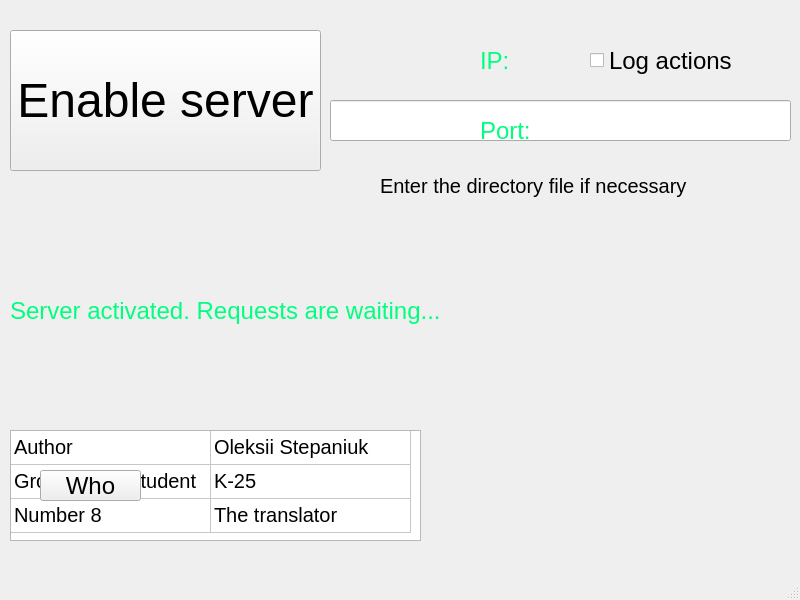
<?xml version="1.0" encoding="UTF-8"?>
<ui version="4.0">
 <class>Server_Interface</class>
 <widget class="QMainWindow" name="Server_Interface">
  <property name="geometry">
   <rect>
    <x>0</x>
    <y>0</y>
    <width>800</width>
    <height>600</height>
   </rect>
  </property>
  <property name="windowTitle">
   <string>Server_Interface</string>
  </property>
  <widget class="QWidget" name="centralwidget">
   <widget class="QPushButton" name="Activation">
    <property name="geometry">
     <rect>
      <x>10</x>
      <y>30</y>
      <width>311</width>
      <height>141</height>
     </rect>
    </property>
    <property name="font">
     <font>
      <family>Segoe UI</family>
      <pointsize>36</pointsize>
     </font>
    </property>
    <property name="toolTip">
     <string>&lt;html&gt;&lt;head/&gt;&lt;body&gt;&lt;p&gt;&lt;br/&gt;&lt;/p&gt;&lt;/body&gt;&lt;/html&gt;</string>
    </property>
    <property name="whatsThis">
     <string>&lt;html&gt;&lt;head/&gt;&lt;body&gt;&lt;p&gt;&lt;br/&gt;&lt;/p&gt;&lt;/body&gt;&lt;/html&gt;</string>
    </property>
    <property name="text">
     <string>Enable server</string>
    </property>
   </widget>
   <widget class="QCheckBox" name="Log">
    <property name="geometry">
     <rect>
      <x>590</x>
      <y>20</y>
      <width>191</width>
      <height>81</height>
     </rect>
    </property>
    <property name="font">
     <font>
      <pointsize>18</pointsize>
     </font>
    </property>
    <property name="text">
     <string>Log actions</string>
    </property>
    <property name="tristate">
     <bool>false</bool>
    </property>
   </widget>
   <widget class="QTableWidget" name="Information">
    <property name="geometry">
     <rect>
      <x>10</x>
      <y>430</y>
      <width>411</width>
      <height>111</height>
     </rect>
    </property>
    <property name="alternatingRowColors">
     <bool>false</bool>
    </property>
    <property name="showGrid">
     <bool>true</bool>
    </property>
    <property name="gridStyle">
     <enum>Qt::SolidLine</enum>
    </property>
    <property name="sortingEnabled">
     <bool>false</bool>
    </property>
    <property name="rowCount">
     <number>3</number>
    </property>
    <property name="columnCount">
     <number>2</number>
    </property>
    <attribute name="horizontalHeaderVisible">
     <bool>false</bool>
    </attribute>
    <attribute name="horizontalHeaderMinimumSectionSize">
     <number>28</number>
    </attribute>
    <attribute name="horizontalHeaderDefaultSectionSize">
     <number>200</number>
    </attribute>
    <attribute name="horizontalHeaderHighlightSections">
     <bool>true</bool>
    </attribute>
    <attribute name="verticalHeaderVisible">
     <bool>false</bool>
    </attribute>
    <attribute name="verticalHeaderDefaultSectionSize">
     <number>34</number>
    </attribute>
    <attribute name="verticalHeaderHighlightSections">
     <bool>true</bool>
    </attribute>
    <row/>
    <row/>
    <row/>
    <column/>
    <column/>
    <item row="0" column="0">
     <property name="text">
      <string>Author</string>
     </property>
     <property name="font">
      <font>
       <pointsize>15</pointsize>
      </font>
     </property>
     <property name="flags">
      <set>ItemIsDragEnabled|ItemIsDropEnabled|ItemIsUserCheckable|ItemIsEnabled</set>
     </property>
    </item>
    <item row="0" column="1">
     <property name="text">
      <string>Oleksii Stepaniuk</string>
     </property>
     <property name="font">
      <font>
       <pointsize>15</pointsize>
      </font>
     </property>
     <property name="flags">
      <set>ItemIsDragEnabled|ItemIsDropEnabled|ItemIsUserCheckable|ItemIsEnabled</set>
     </property>
    </item>
    <item row="1" column="0">
     <property name="text">
      <string>Group of the student</string>
     </property>
     <property name="font">
      <font>
       <pointsize>15</pointsize>
      </font>
     </property>
     <property name="flags">
      <set>ItemIsDragEnabled|ItemIsDropEnabled|ItemIsUserCheckable|ItemIsEnabled</set>
     </property>
    </item>
    <item row="1" column="1">
     <property name="text">
      <string>K-25</string>
     </property>
     <property name="font">
      <font>
       <pointsize>15</pointsize>
      </font>
     </property>
     <property name="flags">
      <set>ItemIsDragEnabled|ItemIsDropEnabled|ItemIsUserCheckable|ItemIsEnabled</set>
     </property>
    </item>
    <item row="2" column="0">
     <property name="text">
      <string>Number 8</string>
     </property>
     <property name="font">
      <font>
       <pointsize>15</pointsize>
      </font>
     </property>
     <property name="flags">
      <set>ItemIsDragEnabled|ItemIsDropEnabled|ItemIsUserCheckable|ItemIsEnabled</set>
     </property>
    </item>
    <item row="2" column="1">
     <property name="text">
      <string>The translator</string>
     </property>
     <property name="font">
      <font>
       <pointsize>15</pointsize>
      </font>
     </property>
     <property name="flags">
      <set>ItemIsDragEnabled|ItemIsDropEnabled|ItemIsUserCheckable|ItemIsEnabled</set>
     </property>
    </item>
   </widget>
   <widget class="QPushButton" name="Who_is_student">
    <property name="geometry">
     <rect>
      <x>40</x>
      <y>470</y>
      <width>101</width>
      <height>31</height>
     </rect>
    </property>
    <property name="font">
     <font>
      <pointsize>18</pointsize>
     </font>
    </property>
    <property name="text">
     <string>Who</string>
    </property>
   </widget>
   <widget class="QLineEdit" name="File">
    <property name="geometry">
     <rect>
      <x>330</x>
      <y>100</y>
      <width>461</width>
      <height>41</height>
     </rect>
    </property>
    <property name="font">
     <font>
      <pointsize>18</pointsize>
     </font>
    </property>
    <property name="toolTip">
     <string>&lt;html&gt;&lt;head/&gt;&lt;body&gt;&lt;p&gt;If such file does not exist, it will be created&lt;/p&gt;&lt;/body&gt;&lt;/html&gt;</string>
    </property>
    <property name="text">
     <string/>
    </property>
    <property name="frame">
     <bool>true</bool>
    </property>
    <property name="echoMode">
     <enum>QLineEdit::Normal</enum>
    </property>
    <property name="cursorPosition">
     <number>0</number>
    </property>
    <property name="dragEnabled">
     <bool>false</bool>
    </property>
   </widget>
   <widget class="QLabel" name="Text_to_file">
    <property name="geometry">
     <rect>
      <x>380</x>
      <y>170</y>
      <width>321</width>
      <height>31</height>
     </rect>
    </property>
    <property name="font">
     <font>
      <pointsize>15</pointsize>
     </font>
    </property>
    <property name="text">
     <string>Enter the directory file if necessary</string>
    </property>
   </widget>
   <widget class="QLabel" name="Activating">
    <property name="geometry">
     <rect>
      <x>10</x>
      <y>270</y>
      <width>781</width>
      <height>81</height>
     </rect>
    </property>
    <property name="font">
     <font>
      <pointsize>18</pointsize>
     </font>
    </property>
    <property name="styleSheet">
     <string notr="true">color: rgb(0, 255, 127);</string>
    </property>
    <property name="text">
     <string>Server activated. Requests are waiting...</string>
    </property>
   </widget>
   <widget class="QLabel" name="IP">
    <property name="geometry">
     <rect>
      <x>480</x>
      <y>20</y>
      <width>271</width>
      <height>81</height>
     </rect>
    </property>
    <property name="font">
     <font>
      <pointsize>18</pointsize>
     </font>
    </property>
    <property name="styleSheet">
     <string notr="true">color: rgb(0, 255, 127);</string>
    </property>
    <property name="text">
     <string>IP:</string>
    </property>
   </widget>
   <widget class="QLabel" name="Port">
    <property name="geometry">
     <rect>
      <x>480</x>
      <y>90</y>
      <width>271</width>
      <height>81</height>
     </rect>
    </property>
    <property name="font">
     <font>
      <pointsize>18</pointsize>
     </font>
    </property>
    <property name="styleSheet">
     <string notr="true">color: rgb(0, 255, 127);</string>
    </property>
    <property name="text">
     <string>Port:</string>
    </property>
   </widget>
  </widget>
  <widget class="QMenuBar" name="menubar">
   <property name="geometry">
    <rect>
     <x>0</x>
     <y>0</y>
     <width>800</width>
     <height>21</height>
    </rect>
   </property>
  </widget>
  <widget class="QStatusBar" name="statusbar"/>
 </widget>
 <resources/>
 <connections>
  <connection>
   <sender>Activation</sender>
   <signal>released()</signal>
   <receiver>Server_Interface</receiver>
   <slot>EnableServer()</slot>
   <hints>
    <hint type="sourcelabel">
     <x>165</x>
     <y>121</y>
    </hint>
    <hint type="destinationlabel">
     <x>399</x>
     <y>299</y>
    </hint>
   </hints>
  </connection>
  <connection>
   <sender>Log</sender>
   <signal>stateChanged(int)</signal>
   <receiver>Server_Interface</receiver>
   <slot>CheckLog()</slot>
   <hints>
    <hint type="sourcelabel">
     <x>685</x>
     <y>81</y>
    </hint>
    <hint type="destinationlabel">
     <x>399</x>
     <y>299</y>
    </hint>
   </hints>
  </connection>
  <connection>
   <sender>Who_is_student</sender>
   <signal>released()</signal>
   <receiver>Who_is_student</receiver>
   <slot>hide()</slot>
   <hints>
    <hint type="sourcelabel">
     <x>80</x>
     <y>526</y>
    </hint>
    <hint type="destinationlabel">
     <x>80</x>
     <y>526</y>
    </hint>
   </hints>
  </connection>
  <connection>
   <sender>Who_is_student</sender>
   <signal>released()</signal>
   <receiver>Information</receiver>
   <slot>show()</slot>
   <hints>
    <hint type="sourcelabel">
     <x>80</x>
     <y>526</y>
    </hint>
    <hint type="destinationlabel">
     <x>215</x>
     <y>526</y>
    </hint>
   </hints>
  </connection>
 </connections>
 <slots>
  <slot>EnableServer()</slot>
  <slot>Exit()</slot>
  <slot>CheckLog()</slot>
 </slots>
</ui>
